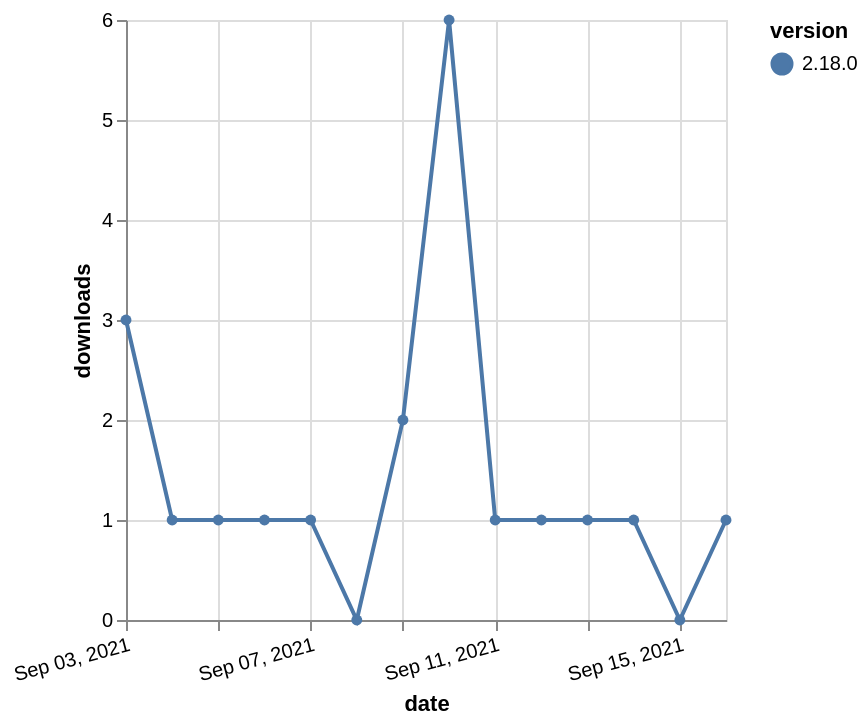

The specification (Vega-Lite) saved for this image:
### Vega-Lite specification from a JSON file in a GitHub repository (floating-point values rounded to 4 significant figures)
{"$schema": "https://vega.github.io/schema/vega-lite/v5.json", "description": "A simple bar chart with embedded data.", "data": {"values": [{"date": "2021-09-03", "total": 621, "delta": 3, "version": "2.18.0"}, {"date": "2021-09-04", "total": 622, "delta": 1, "version": "2.18.0"}, {"date": "2021-09-05", "total": 623, "delta": 1, "version": "2.18.0"}, {"date": "2021-09-06", "total": 624, "delta": 1, "version": "2.18.0"}, {"date": "2021-09-07", "total": 625, "delta": 1, "version": "2.18.0"}, {"date": "2021-09-08", "total": 625, "delta": 0, "version": "2.18.0"}, {"date": "2021-09-09", "total": 627, "delta": 2, "version": "2.18.0"}, {"date": "2021-09-10", "total": 633, "delta": 6, "version": "2.18.0"}, {"date": "2021-09-11", "total": 634, "delta": 1, "version": "2.18.0"}, {"date": "2021-09-12", "total": 635, "delta": 1, "version": "2.18.0"}, {"date": "2021-09-13", "total": 636, "delta": 1, "version": "2.18.0"}, {"date": "2021-09-14", "total": 637, "delta": 1, "version": "2.18.0"}, {"date": "2021-09-15", "total": 637, "delta": 0, "version": "2.18.0"}, {"date": "2021-09-16", "total": 638, "delta": 1, "version": "2.18.0"}]}, "width": "container", "mark": {"type": "line", "point": {"filled": true}}, "encoding": {"x": {"field": "date", "type": "temporal", "timeUnit": "yearmonthdate", "title": "date", "axis": {"labelAngle": -15}}, "y": {"field": "delta", "type": "quantitative", "title": "downloads"}, "color": {"field": "version", "type": "nominal"}, "tooltip": {"field": "delta"}}}
